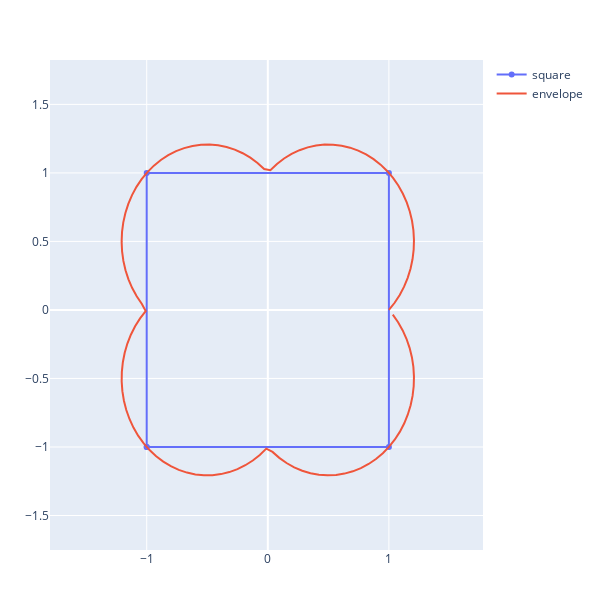

The cell this chart's notebook holds for it:
### Code cell
a = Point(-1.0,-1.0)
b = Point(1.0,-1.0)
c = Point(1.0,1.0)
d = Point(-1.0,1.0)

p = Polygon([a,b,c,d])
p1 = plotgeometry(p, name="square")
p2 = plotenvelope(p)

plot([p1,p2], layout)
